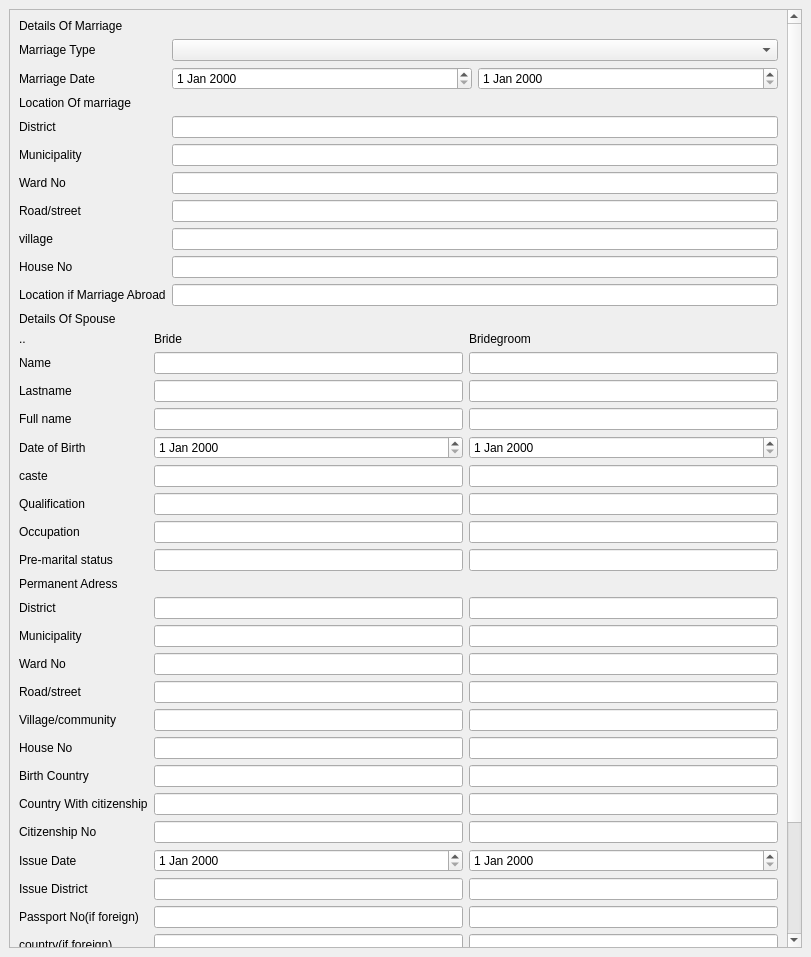
<?xml version="1.0" encoding="UTF-8"?>
<ui version="4.0">
 <class>MainWindow</class>
 <widget class="QMainWindow" name="MainWindow">
  <property name="geometry">
   <rect>
    <x>0</x>
    <y>0</y>
    <width>811</width>
    <height>957</height>
   </rect>
  </property>
  <property name="windowTitle">
   <string>MainWindow</string>
  </property>
  <widget class="QWidget" name="centralwidget">
   <layout class="QGridLayout" name="gridLayout">
    <item row="1" column="0">
     <widget class="QScrollArea" name="scrollArea">
      <property name="widgetResizable">
       <bool>true</bool>
      </property>
      <widget class="QWidget" name="scrollAreaWidgetContents">
       <property name="geometry">
        <rect>
         <x>0</x>
         <y>0</y>
         <width>766</width>
         <height>1240</height>
        </rect>
       </property>
       <layout class="QGridLayout" name="gridLayout_2">
        <item row="0" column="0">
         <widget class="QLabel" name="label">
          <property name="text">
           <string>Details Of Marriage</string>
          </property>
         </widget>
        </item>
        <item row="1" column="0">
         <layout class="QFormLayout" name="formLayout">
          <item row="0" column="0">
           <widget class="QLabel" name="marriageTypeLabel">
            <property name="text">
             <string>Marriage Type</string>
            </property>
           </widget>
          </item>
          <item row="0" column="1">
           <widget class="QComboBox" name="marriageTypeComboBox"/>
          </item>
          <item row="1" column="0">
           <widget class="QLabel" name="marriageDateLabel">
            <property name="text">
             <string>Marriage Date</string>
            </property>
           </widget>
          </item>
          <item row="1" column="1">
           <layout class="QHBoxLayout" name="horizontalLayout">
            <item>
             <widget class="QDateEdit" name="dateEdit_2"/>
            </item>
            <item>
             <widget class="QDateEdit" name="dateEdit"/>
            </item>
           </layout>
          </item>
          <item row="2" column="0">
           <widget class="QLabel" name="locationOfMarriageLabel">
            <property name="text">
             <string>Location Of marriage</string>
            </property>
           </widget>
          </item>
          <item row="3" column="0">
           <widget class="QLabel" name="districtLabel">
            <property name="text">
             <string>District</string>
            </property>
           </widget>
          </item>
          <item row="3" column="1">
           <widget class="QLineEdit" name="districtLineEdit"/>
          </item>
          <item row="4" column="0">
           <widget class="QLabel" name="municipalityLabel">
            <property name="text">
             <string>Municipality</string>
            </property>
           </widget>
          </item>
          <item row="4" column="1">
           <widget class="QLineEdit" name="municipalityLineEdit"/>
          </item>
          <item row="5" column="0">
           <widget class="QLabel" name="wardNoLabel">
            <property name="text">
             <string>Ward No</string>
            </property>
           </widget>
          </item>
          <item row="5" column="1">
           <widget class="QLineEdit" name="wardNoLineEdit"/>
          </item>
          <item row="6" column="0">
           <widget class="QLabel" name="roadLabel">
            <property name="text">
             <string>Road/street</string>
            </property>
           </widget>
          </item>
          <item row="6" column="1">
           <widget class="QLineEdit" name="roadStreetLineEdit"/>
          </item>
          <item row="7" column="0">
           <widget class="QLabel" name="villageLabel">
            <property name="text">
             <string>village</string>
            </property>
           </widget>
          </item>
          <item row="7" column="1">
           <widget class="QLineEdit" name="villageLineEdit"/>
          </item>
          <item row="8" column="0">
           <widget class="QLabel" name="houseNoLabel">
            <property name="text">
             <string>House No</string>
            </property>
           </widget>
          </item>
          <item row="8" column="1">
           <widget class="QLineEdit" name="houseNoLineEdit"/>
          </item>
          <item row="9" column="0">
           <widget class="QLabel" name="locationIfMarriageAbroadLabel">
            <property name="text">
             <string>Location if Marriage Abroad</string>
            </property>
           </widget>
          </item>
          <item row="9" column="1">
           <widget class="QLineEdit" name="locationIfMarriageAbroadLineEdit"/>
          </item>
         </layout>
        </item>
        <item row="3" column="0">
         <layout class="QFormLayout" name="formLayout_2">
          <item row="0" column="0">
           <widget class="QLabel" name="Label_2">
            <property name="text">
             <string>..</string>
            </property>
           </widget>
          </item>
          <item row="0" column="1">
           <layout class="QHBoxLayout" name="horizontalLayout_3">
            <item>
             <widget class="QLabel" name="label_5">
              <property name="text">
               <string>Bride</string>
              </property>
             </widget>
            </item>
            <item>
             <widget class="QLabel" name="label_2">
              <property name="text">
               <string>Bridegroom</string>
              </property>
             </widget>
            </item>
           </layout>
          </item>
          <item row="1" column="0">
           <widget class="QLabel" name="nameLabel_2">
            <property name="text">
             <string>Name</string>
            </property>
           </widget>
          </item>
          <item row="1" column="1">
           <layout class="QHBoxLayout" name="horizontalLayout_4">
            <item>
             <widget class="QLineEdit" name="lineEdit_2"/>
            </item>
            <item>
             <widget class="QLineEdit" name="lineEdit"/>
            </item>
           </layout>
          </item>
          <item row="2" column="0">
           <widget class="QLabel" name="lastnameLabel">
            <property name="text">
             <string>Lastname</string>
            </property>
           </widget>
          </item>
          <item row="2" column="1">
           <layout class="QHBoxLayout" name="horizontalLayout_5">
            <item>
             <widget class="QLineEdit" name="lineEdit_4"/>
            </item>
            <item>
             <widget class="QLineEdit" name="lineEdit_3"/>
            </item>
           </layout>
          </item>
          <item row="3" column="0">
           <widget class="QLabel" name="fullNameLabel_2">
            <property name="text">
             <string>Full name</string>
            </property>
           </widget>
          </item>
          <item row="3" column="1">
           <layout class="QHBoxLayout" name="horizontalLayout_6">
            <item>
             <widget class="QLineEdit" name="lineEdit_6"/>
            </item>
            <item>
             <widget class="QLineEdit" name="lineEdit_5"/>
            </item>
           </layout>
          </item>
          <item row="4" column="0">
           <widget class="QLabel" name="dateOfBirthLabel">
            <property name="text">
             <string>Date of Birth</string>
            </property>
           </widget>
          </item>
          <item row="4" column="1">
           <layout class="QHBoxLayout" name="horizontalLayout_7">
            <item>
             <widget class="QDateEdit" name="dateEdit_4"/>
            </item>
            <item>
             <widget class="QDateEdit" name="dateEdit_3"/>
            </item>
           </layout>
          </item>
          <item row="5" column="0">
           <widget class="QLabel" name="casteLabel_2">
            <property name="text">
             <string>caste</string>
            </property>
           </widget>
          </item>
          <item row="5" column="1">
           <layout class="QHBoxLayout" name="horizontalLayout_8">
            <item>
             <widget class="QLineEdit" name="lineEdit_10"/>
            </item>
            <item>
             <widget class="QLineEdit" name="lineEdit_9"/>
            </item>
           </layout>
          </item>
          <item row="6" column="0">
           <widget class="QLabel" name="qualificationLabel_2">
            <property name="text">
             <string>Qualification</string>
            </property>
           </widget>
          </item>
          <item row="6" column="1">
           <layout class="QHBoxLayout" name="horizontalLayout_9">
            <item>
             <widget class="QLineEdit" name="lineEdit_12"/>
            </item>
            <item>
             <widget class="QLineEdit" name="lineEdit_11"/>
            </item>
           </layout>
          </item>
          <item row="7" column="0">
           <widget class="QLabel" name="occupationLabel_2">
            <property name="text">
             <string>Occupation</string>
            </property>
           </widget>
          </item>
          <item row="7" column="1">
           <layout class="QHBoxLayout" name="horizontalLayout_10">
            <item>
             <widget class="QLineEdit" name="lineEdit_14"/>
            </item>
            <item>
             <widget class="QLineEdit" name="lineEdit_13"/>
            </item>
           </layout>
          </item>
          <item row="8" column="0">
           <widget class="QLabel" name="preMaritalStatusLabel_2">
            <property name="text">
             <string>Pre-marital status</string>
            </property>
           </widget>
          </item>
          <item row="8" column="1">
           <layout class="QHBoxLayout" name="horizontalLayout_11">
            <item>
             <widget class="QLineEdit" name="lineEdit_16"/>
            </item>
            <item>
             <widget class="QLineEdit" name="lineEdit_15"/>
            </item>
           </layout>
          </item>
          <item row="9" column="0">
           <widget class="QLabel" name="permanentAdressLabel_2">
            <property name="text">
             <string>Permanent Adress</string>
            </property>
           </widget>
          </item>
          <item row="9" column="1">
           <layout class="QHBoxLayout" name="horizontalLayout_12"/>
          </item>
          <item row="10" column="0">
           <widget class="QLabel" name="districtLabel_3">
            <property name="text">
             <string>District</string>
            </property>
           </widget>
          </item>
          <item row="10" column="1">
           <layout class="QHBoxLayout" name="horizontalLayout_13">
            <item>
             <widget class="QLineEdit" name="lineEdit_18"/>
            </item>
            <item>
             <widget class="QLineEdit" name="lineEdit_17"/>
            </item>
           </layout>
          </item>
          <item row="11" column="0">
           <widget class="QLabel" name="municipalityLabel_3">
            <property name="text">
             <string>Municipality</string>
            </property>
           </widget>
          </item>
          <item row="11" column="1">
           <layout class="QHBoxLayout" name="horizontalLayout_14">
            <item>
             <widget class="QLineEdit" name="lineEdit_20"/>
            </item>
            <item>
             <widget class="QLineEdit" name="lineEdit_19"/>
            </item>
           </layout>
          </item>
          <item row="12" column="0">
           <widget class="QLabel" name="wardNoLabel_3">
            <property name="text">
             <string>Ward No</string>
            </property>
           </widget>
          </item>
          <item row="12" column="1">
           <layout class="QHBoxLayout" name="horizontalLayout_15">
            <item>
             <widget class="QLineEdit" name="lineEdit_21"/>
            </item>
            <item>
             <widget class="QLineEdit" name="lineEdit_22"/>
            </item>
           </layout>
          </item>
          <item row="13" column="0">
           <widget class="QLabel" name="roadStreetLabel">
            <property name="text">
             <string>Road/street</string>
            </property>
           </widget>
          </item>
          <item row="13" column="1">
           <layout class="QHBoxLayout" name="horizontalLayout_16">
            <item>
             <widget class="QLineEdit" name="lineEdit_24"/>
            </item>
            <item>
             <widget class="QLineEdit" name="lineEdit_23"/>
            </item>
           </layout>
          </item>
          <item row="14" column="0">
           <widget class="QLabel" name="villageCommunityLabel">
            <property name="text">
             <string>Village/community</string>
            </property>
           </widget>
          </item>
          <item row="14" column="1">
           <layout class="QHBoxLayout" name="horizontalLayout_17">
            <item>
             <widget class="QLineEdit" name="lineEdit_26"/>
            </item>
            <item>
             <widget class="QLineEdit" name="lineEdit_25"/>
            </item>
           </layout>
          </item>
          <item row="15" column="0">
           <widget class="QLabel" name="houseNoLabel_3">
            <property name="text">
             <string>House No</string>
            </property>
           </widget>
          </item>
          <item row="15" column="1">
           <layout class="QHBoxLayout" name="horizontalLayout_21">
            <item>
             <widget class="QLineEdit" name="lineEdit_28"/>
            </item>
            <item>
             <widget class="QLineEdit" name="lineEdit_27"/>
            </item>
           </layout>
          </item>
          <item row="16" column="0">
           <widget class="QLabel" name="birthCountryLabel_2">
            <property name="text">
             <string>Birth Country</string>
            </property>
           </widget>
          </item>
          <item row="16" column="1">
           <layout class="QHBoxLayout" name="horizontalLayout_22">
            <item>
             <widget class="QLineEdit" name="lineEdit_30"/>
            </item>
            <item>
             <widget class="QLineEdit" name="lineEdit_29"/>
            </item>
           </layout>
          </item>
          <item row="17" column="0">
           <widget class="QLabel" name="countryWithCitizenshipLabel_2">
            <property name="text">
             <string>Country With citizenship</string>
            </property>
           </widget>
          </item>
          <item row="17" column="1">
           <layout class="QHBoxLayout" name="horizontalLayout_23">
            <item>
             <widget class="QLineEdit" name="lineEdit_32"/>
            </item>
            <item>
             <widget class="QLineEdit" name="lineEdit_31"/>
            </item>
           </layout>
          </item>
          <item row="18" column="0">
           <widget class="QLabel" name="citizenshipNoLabel_2">
            <property name="text">
             <string>Citizenship No</string>
            </property>
           </widget>
          </item>
          <item row="18" column="1">
           <layout class="QHBoxLayout" name="horizontalLayout_33">
            <item>
             <widget class="QLineEdit" name="lineEdit_34"/>
            </item>
            <item>
             <widget class="QLineEdit" name="lineEdit_33"/>
            </item>
           </layout>
          </item>
          <item row="19" column="0">
           <widget class="QLabel" name="issueDateLabel_2">
            <property name="text">
             <string>Issue Date</string>
            </property>
           </widget>
          </item>
          <item row="19" column="1">
           <layout class="QHBoxLayout" name="horizontalLayout_32">
            <item>
             <widget class="QDateEdit" name="dateEdit_6"/>
            </item>
            <item>
             <widget class="QDateEdit" name="dateEdit_5"/>
            </item>
           </layout>
          </item>
          <item row="20" column="0">
           <widget class="QLabel" name="issueDistrictLabel_2">
            <property name="text">
             <string>Issue District</string>
            </property>
           </widget>
          </item>
          <item row="20" column="1">
           <layout class="QHBoxLayout" name="horizontalLayout_34">
            <item>
             <widget class="QLineEdit" name="lineEdit_38"/>
            </item>
            <item>
             <widget class="QLineEdit" name="lineEdit_37"/>
            </item>
           </layout>
          </item>
          <item row="21" column="0">
           <widget class="QLabel" name="passportNoIfForeignLabel_2">
            <property name="text">
             <string>Passport No(if foreign)</string>
            </property>
           </widget>
          </item>
          <item row="21" column="1">
           <layout class="QHBoxLayout" name="horizontalLayout_25">
            <item>
             <widget class="QLineEdit" name="lineEdit_40"/>
            </item>
            <item>
             <widget class="QLineEdit" name="lineEdit_39"/>
            </item>
           </layout>
          </item>
          <item row="22" column="0">
           <widget class="QLabel" name="countryIfForeignLabel_2">
            <property name="text">
             <string>country(if foreign)</string>
            </property>
           </widget>
          </item>
          <item row="22" column="1">
           <layout class="QHBoxLayout" name="horizontalLayout_35">
            <item>
             <widget class="QLineEdit" name="lineEdit_42"/>
            </item>
            <item>
             <widget class="QLineEdit" name="lineEdit_41"/>
            </item>
           </layout>
          </item>
          <item row="23" column="0">
           <widget class="QLabel" name="adressIfForeignLabel_2">
            <property name="text">
             <string>Adress(if foreign)</string>
            </property>
           </widget>
          </item>
          <item row="23" column="1">
           <layout class="QHBoxLayout" name="horizontalLayout_36">
            <item>
             <widget class="QLineEdit" name="lineEdit_44"/>
            </item>
            <item>
             <widget class="QLineEdit" name="lineEdit_43"/>
            </item>
           </layout>
          </item>
          <item row="24" column="0">
           <widget class="QLabel" name="grandfatherNameLabel_2">
            <property name="text">
             <string>Grandfather Name</string>
            </property>
           </widget>
          </item>
          <item row="24" column="1">
           <layout class="QHBoxLayout" name="horizontalLayout_37">
            <item>
             <widget class="QLineEdit" name="lineEdit_46"/>
            </item>
            <item>
             <widget class="QLineEdit" name="lineEdit_45"/>
            </item>
           </layout>
          </item>
          <item row="25" column="0">
           <widget class="QLabel" name="fatherNameLabel_2">
            <property name="text">
             <string>Father Name</string>
            </property>
           </widget>
          </item>
          <item row="25" column="1">
           <layout class="QHBoxLayout" name="horizontalLayout_38">
            <item>
             <widget class="QLineEdit" name="lineEdit_48"/>
            </item>
            <item>
             <widget class="QLineEdit" name="lineEdit_47"/>
            </item>
           </layout>
          </item>
          <item row="26" column="0">
           <widget class="QLabel" name="motherNameLabel_2">
            <property name="text">
             <string>Mother Name</string>
            </property>
           </widget>
          </item>
          <item row="26" column="1">
           <layout class="QHBoxLayout" name="horizontalLayout_39">
            <item>
             <widget class="QLineEdit" name="lineEdit_50"/>
            </item>
            <item>
             <widget class="QLineEdit" name="lineEdit_49"/>
            </item>
           </layout>
          </item>
         </layout>
        </item>
        <item row="2" column="0">
         <widget class="QLabel" name="label_6">
          <property name="text">
           <string>Details Of Spouse</string>
          </property>
         </widget>
        </item>
       </layout>
      </widget>
     </widget>
    </item>
   </layout>
  </widget>
 </widget>
 <resources/>
 <connections/>
</ui>
